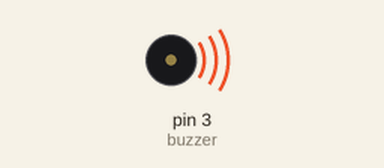
Recording of a sketch running on a simulated Arduino Uno, built with avr-gcc and run on an emulated ATmega328P. Shown: buzzer (waves = sounding).

Above: at 0.8 s.
At 6.7 s:
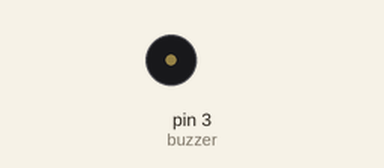
Timing chart, 0 to 8.1 s (numbered marks = the images above):
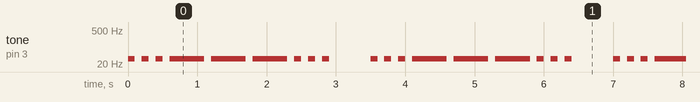

The sketch:

SOS.ino
```cpp
#define NOTE_C1  33

int buzzer = 3;
int short_delay = 100;
int long_delay = 500;

void setup() {
  pinMode(buzzer,OUTPUT);

}

void loop() {
  // put your main code here, to run repeatedly:
  S();
  O();
  S();
  delay(long_delay);
}

void S()
{
  for(int i = 0; i < 3; i++)
  {
    tone(buzzer,NOTE_C1);
    delay(short_delay);
    noTone(buzzer);
    delay(short_delay);
  }
}

void O()
{
  for(int i = 0; i < 3; i++)
  {
    tone(buzzer,NOTE_C1);
    delay(long_delay);
    noTone(buzzer);
    delay(short_delay);
  }
}
```

Measured:
- by itself, tone on pin 3 (buzzer): repeats every 3.5 s: 2 × (silent 0.10 s, 33 Hz 0.10 s), 3 × (silent 0.10 s, 33 Hz 0.50 s), 3 × (silent 0.10 s, 33 Hz 0.10 s), silent 0.60 s, 33 Hz 0.10 s
